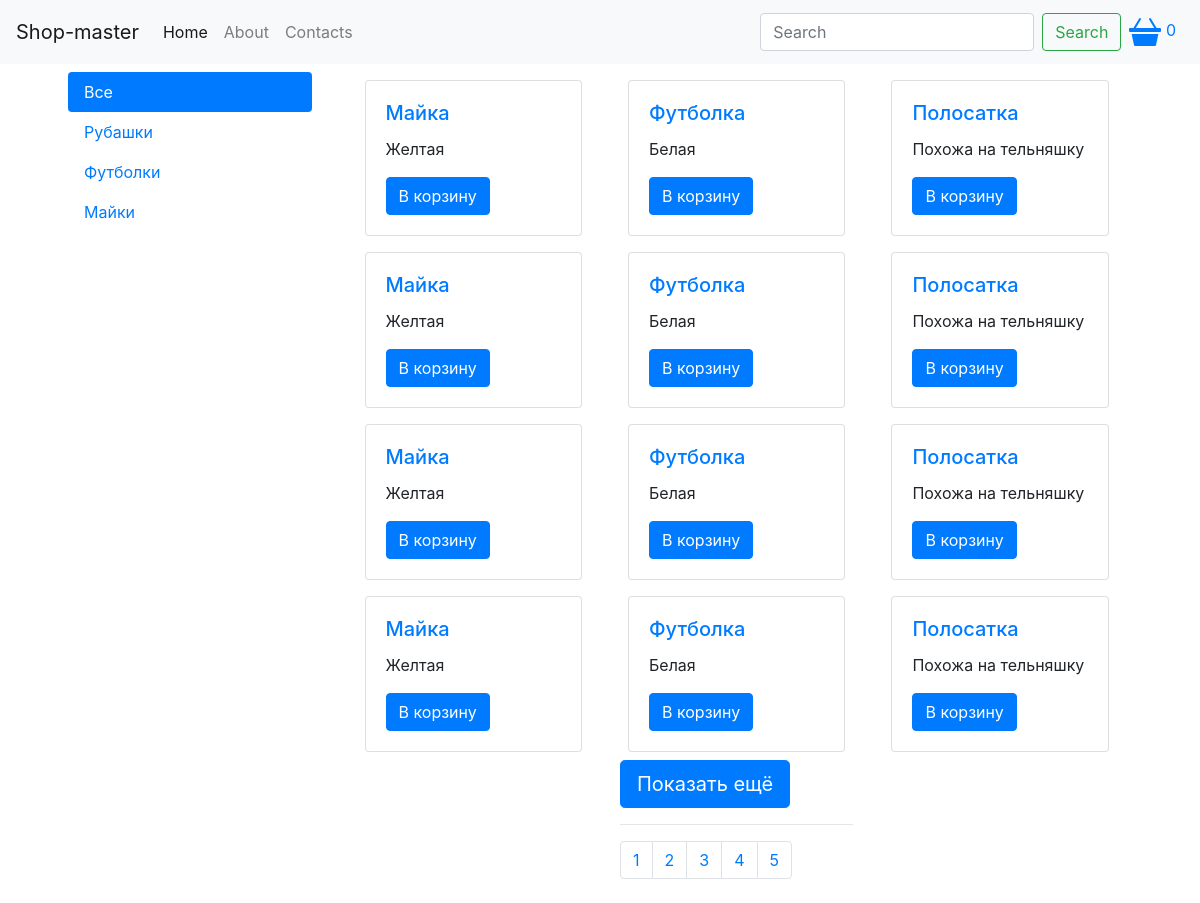
Before: / with the older database file.
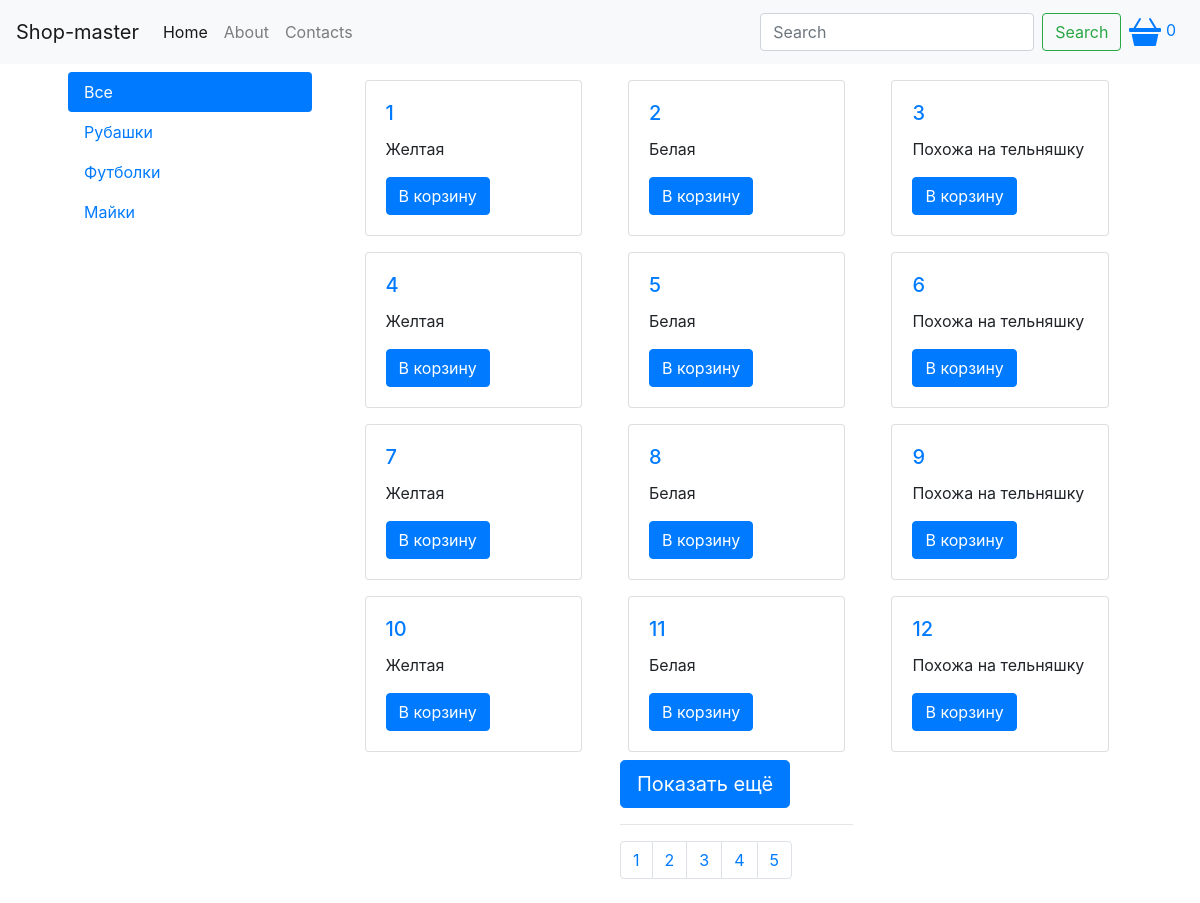
After: the same page with the newer database file.
### tables this page shows
CREATE TABLE `categories` (
  `id` int(11) NOT NULL,
  `title` varchar(255) NOT NULL
);

CREATE TABLE `products` (
  `id` int(11) NOT NULL,
  `title` varchar(255) NOT NULL,
  `description` text NOT NULL,
  `content` text NOT NULL,
  `category_id` int(11) NOT NULL,
  `image` varchar(255) NOT NULL
);

### parts/product_card.php (the view)
<div class="col-4">
	<div class="card m-2">
		<div class="card-body">
			<h5 class="card-title">
				<a href="product.php?id=<?php echo $row["id"] ?>">
					<?php echo $row["title"] ?>
				</a>
			</h5>
			<p class="card-text"><?php echo $row["description"] ?></p>
			<button class="btn btn-primary" onclick="addToBasket(this)" data-id="<?php echo $row["id"] ?>">
				В корзину
			</button>
		</div>
	</div>
</div>

### parts/header.php (shortened to what this page needs)
<!DOCTYPE html>
<html lang="en">
<head>
	<link rel="stylesheet" href="assets/css/bootstrap.min.css">
</head>
<body>
	<nav class="navbar navbar-expand-lg navbar-light bg-light">
	  <a class="navbar-brand" href="/">Shop-master</a>
	  <div class="collapse navbar-collapse" id="navbarSupportedContent">
	    <ul class="navbar-nav mr-auto">
	      <li class="nav-item active">
	        <a class="nav-link" href="/">Home <span class="sr-only">(current)</span></a>
	      </li>
	      <li class="nav-item">
	        <a class="nav-link" href="about.php">About</a>
	      </li>
	      <li class="nav-item">
	        <a class="nav-link" href="contacts.php">Contacts</a>
	      </li>
	    </ul>
	    <form class="form-inline my-2 my-lg-0">
	      <input class="form-control mr-sm-2" type="search" placeholder="Search" aria-label="Search">
	      <button class="btn btn-outline-success my-2 my-sm-0" type="submit">Search</button>
	      <a href="/basket.php" class="m-2" id="go-basket">
				<span>0</span>
	    	</a>
	    </form>
	  </div>
	</nav>
	<div class="container">
		<div class="row m-2">
		  <div class="col-3">
		    <?php
		    	include $_SERVER['DOCUMENT_ROOT'] ."/parts/cat_nav.php";
		     ?>
		  </div>
		  <div class="col-9">
		      <div class="container">

### parts/cat_nav.php
<div class="nav flex-column nav-pills" id="v-pills-tab" role="tablist" aria-orientation="vertical">
	<a class="nav-link <?php if (!isset($_GET["id"])){ ?> active <?php }  ?>" href="/">Все</a>
	<?php
		$sql = "SELECT * FROM categories";
		$result = $connect->query($sql);
		while ($row = mysqli_fetch_assoc($result)) {
			if (isset($_GET["id"]) && $_GET["id"] == $row["id"]) {
				echo  "<a class='nav-link active' href='/cat.php?id=" . $row["id"] . "'>" . $row["title"] . "</a>";
			} else{
				echo  "<a class='nav-link' href='/cat.php?id=" . $row["id"] . "'>" . $row["title"] . "</a>";
			}
		}
	 ?>
</div>

### index.php (shortened to what this page needs)
<?php
	include "configs/db.php";
	include "parts/header.php"
 ?>
<div class="row" id="products">
	<?php
		$count = 12;
		if (isset($_GET["page"])) {
				$page = $_GET["page"];
				$offset = $page * 12;
				$sql = "SELECT * FROM products LIMIT 12 OFFSET " . $offset;
				$result = $connect->query($sql);
				while ($row = mysqli_fetch_assoc($result)) {
					include "parts/product_card.php";
				}
			} else {
				$sql = "SELECT * FROM products LIMIT " . $count;
				$result = $connect->query($sql);
				while ($row = mysqli_fetch_assoc($result)) {
					include "parts/product_card.php";
				}
			}
		$sql = "SELECT * FROM products";
		$result = $connect->query($sql);
		$num_rows = mysqli_num_rows($result);
		$len = floor( $num_rows / $count);
	?>
</div>
<div class="row">
	<div class="col-4 offset-4">
		<button class="btn btn-primary btn-lg" id="show-more">Показать ещё</button>
		<hr/>
		<nav aria-label="Page navigation example">
		  <ul class="pagination">
		    <?php
		    	for($i = 0; $i <= $len; $i++) { ?>
		    		<li class="page-item">
		    			<a class="page-link" id="page-link" href="?page=<?php echo $i ?>">
		    				<?php echo $i + 1  ?>
		    			</a>
		    		</li>
		    	<?php }
		     ?>
		  </ul>
		</nav>
	</div>
</div>
<?php
	include "parts/footer.php";
 ?>

### parts/footer.php (shortened to what this page needs)
		</div>
	  </div>
	</div>
</div>
</body>
</html>

Changed rows visible on the page:
changed products (number 1 of 12 on the later page): title "Майка" → "1"
changed products (number 2 of 12 on the later page): title "Футболка" → "2"
changed products (number 3 of 12 on the later page): title "Полосатка" → "3"
changed products (number 4 of 12 on the later page): title "Майка" → "4"
changed products (number 5 of 12 on the later page): title "Футболка" → "5"
changed products (number 6 of 12 on the later page): title "Полосатка" → "6"
changed products (number 7 of 12 on the later page): title "Майка" → "7"
changed products (number 8 of 12 on the later page): title "Футболка" → "8"
changed products (number 9 of 12 on the later page): title "Полосатка" → "9"
changed products (number 10 of 12 on the later page): title "Майка" → "10"
changed products (number 11 of 12 on the later page): title "Футболка" → "11"
changed products (number 12 of 12 on the later page): title "Полосатка" → "12"
